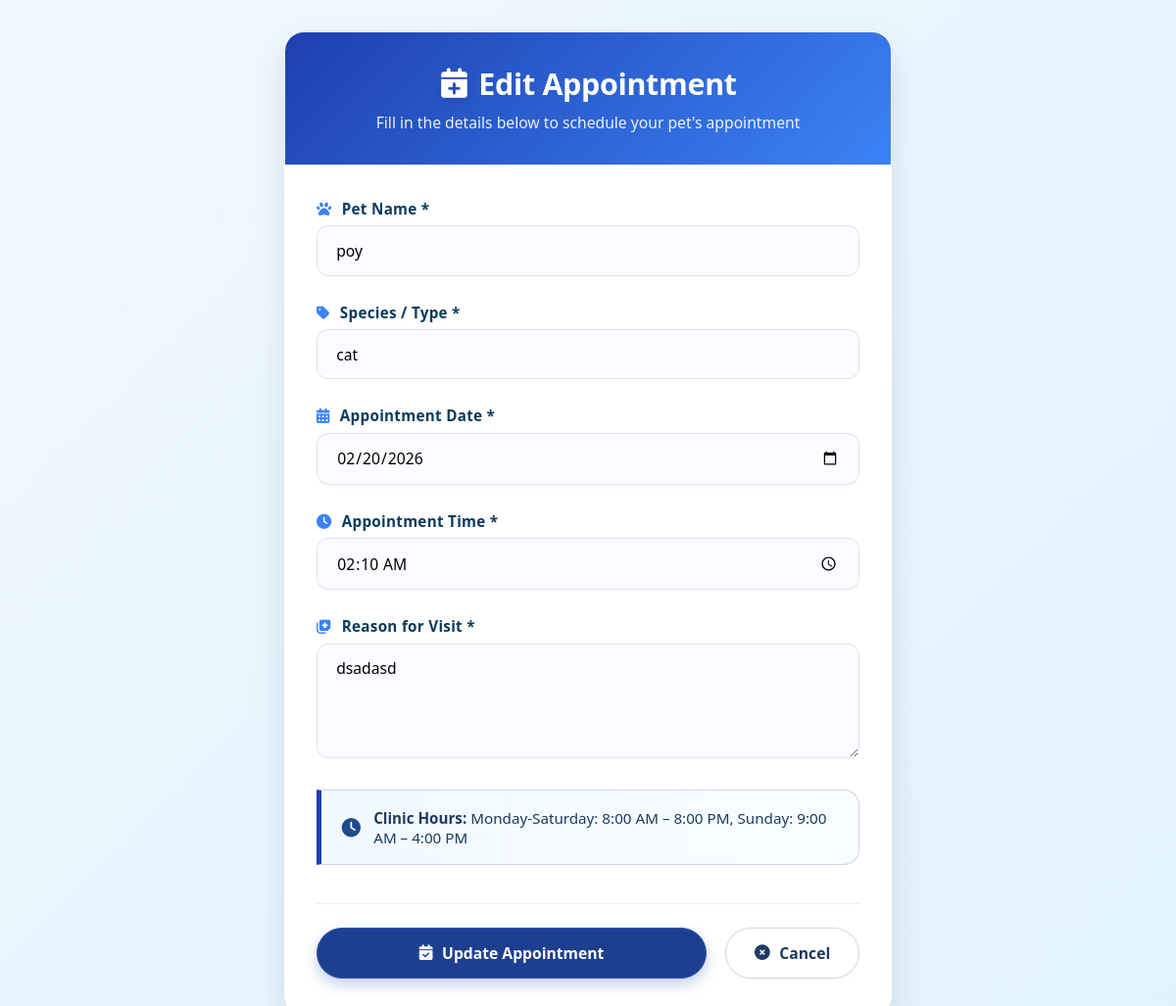
The app's page /appointments/7/edit/ (signed in) with its own data.
### appointments/models.py (models this page shows, shortened)
class Appointment(models.Model):
    STATUS_CHOICES = [
        ('pending', 'Pending'),
        ('approved', 'Approved'),
        ('rejected', 'Rejected'),
        ('completed', 'Completed'),
        ('cancelled', 'Cancelled'),
    ]
    user = models.ForeignKey(User, on_delete=models.CASCADE)
    pet_name = models.CharField(max_length=100)
    species = models.CharField(max_length=100)
    appointment_date = models.DateField()
    appointment_time = models.TimeField()
    reason = models.TextField()
    status = models.CharField(max_length=20, choices=STATUS_CHOICES, default='pending')
    created_at = models.DateTimeField(auto_now_add=True)
    updated_at = models.DateTimeField(auto_now=True)
    notes = models.TextField(blank=True, null=True)  # For admin notes
    class Meta:
        ordering = ['-appointment_date', '-appointment_time']

### appointments/views.py (the view)
# urls.py: path('appointments/<int:pk>/edit/', views.edit_appointment, name='edit_appointment'),
@login_required
def edit_appointment(request, pk):
    appointment = get_object_or_404(Appointment, pk=pk, user=request.user)
    if request.method == "POST":
        form = AppointmentForm(request.POST, instance=appointment)
        if form.is_valid():
            form.save()
            messages.success(request, "Appointment updated successfully!")
            return redirect('dashboard')
    else:
        form = AppointmentForm(instance=appointment)
    return render(request, 'appointments/appointment_form.html',
                  {'form': form, 'appointment': appointment})

### appointments/forms.py
class AppointmentForm(forms.ModelForm):
    class Meta:
        model = Appointment
        fields = ['pet_name', 'species', 'appointment_date', 'appointment_time', 'reason']
        widgets = {
            'appointment_date': forms.DateInput(attrs={'type': 'date'}),
            'appointment_time': forms.TimeInput(attrs={'type': 'time'}),
            'reason': forms.Textarea(attrs={'rows': 4}),
        }

### appointments/templates/appointments/appointment_form.html (shortened to what this page needs)
<!DOCTYPE html>
<html lang="en">
<head>
    <link rel="stylesheet" href="https://cdnjs.cloudflare.com/ajax/libs/font-awesome/6.4.0/css/all.min.css">
</head>
<body>
    <div class="form-container">
        <div class="form-header">
            <h1>
                <i class="fas fa-calendar-plus" style="filter: drop-shadow(0 2px 4px rgba(0,0,0,0.1));"></i>
                {% if appointment and appointment.id %}Edit Appointment{% else %}Book New Appointment{% endif %}
            </h1>
            <p>Fill in the details below to schedule your pet's appointment</p>
        </div>
        <div class="form-body">
            <form method="POST">
                <div class="form-group">
                    <label class="form-label"><i class="fas fa-paw" style="margin-right: 6px; color: #3b82f6;"></i> Pet Name *</label>
                    {{ form.pet_name }}
                </div>
                <div class="form-group">
                    <label class="form-label"><i class="fas fa-tag" style="margin-right: 6px; color: #3b82f6;"></i> Species / Type *</label>
                    {{ form.species }}
                </div>
                <div class="form-group">
                    <label class="form-label"><i class="fas fa-calendar-alt" style="margin-right: 6px; color: #3b82f6;"></i> Appointment Date *</label>
                    {{ form.appointment_date }}
                </div>
                <div class="form-group">
                    <label class="form-label"><i class="fas fa-clock" style="margin-right: 6px; color: #3b82f6;"></i> Appointment Time *</label>
                    {{ form.appointment_time }}
                </div>
                <div class="form-group">
                    <label class="form-label"><i class="fas fa-notes-medical" style="margin-right: 6px; color: #3b82f6;"></i> Reason for Visit *</label>
                    {{ form.reason }}
                </div>
                <div class="form-note">
                    <i class="fas fa-clock"></i>
                    <span><strong>Clinic Hours:</strong> Monday-Saturday: 8:00 AM – 8:00 PM, Sunday: 9:00 AM – 4:00 PM</span>
                </div>
                <div class="form-actions">
                    <button type="submit" class="btn btn-primary">
                        <i class="fas fa-calendar-check"></i> {% if appointment and appointment.id %}Update Appointment{% else %}Schedule Appointment{% endif %}
                    </button>
                    <a href="{% url 'dashboard' %}" class="btn btn-secondary">
                        <i class="fas fa-times-circle"></i> Cancel
                    </a>
                </div>
            </form>
        </div>
    </div>
</body>
</html>

### appointments/templates/appointments/appointment_form.html (style rules this page uses)
* { margin: 0; padding: 0; box-sizing: border-box; font-family: 'Segoe UI', Tahoma, Geneva, Verdana, sans-serif; }
body { background: linear-gradient(135deg, #f0f9ff 0%, #e0f2fe 100%); min-height: 100vh; display: flex; justify-content: center; align-items: center; padding: 2rem; }
.form-container { background: white; border-radius: 20px; box-shadow: 0 15px 35px rgba(0, 0, 0, 0.1); width: 100%; max-width: 620px; overflow: hidden; border: 1px solid rgba(255, 255, 255, 0.5); }
.form-header { background: linear-gradient(135deg, #1e40af 0%, #3b82f6 100%); color: white; padding: 2rem 1.8rem; text-align: center; border-bottom: none; }
.form-header h1 { font-size: 1.9rem; margin-bottom: 0.5rem; display: flex; align-items: center; justify-content: center; gap: 10px; font-weight: 600; letter-spacing: -0.01em; }
.form-header p { opacity: 0.9; font-size: 0.98rem; font-weight: 400; }
.form-body { padding: 2.2rem 2rem; }
.form-group { margin-bottom: 1.7rem; }
.form-label { display: block; margin-bottom: 0.45rem; font-weight: 600; color: #0b3b5c; font-size: 0.95rem; letter-spacing: 0.3px; }
.form-note { background: #ecf7fe; border-left: 5px solid #1e40af; padding: 1.1rem 1.3rem; margin-bottom: 1.8rem; border-radius: 0 16px 16px 0; font-size: 0.95rem; color: #1e3a5f; border-top: 1px solid #cbd5e1; border-right: 1px solid #cbd5e1; border-bottom: 1px solid #cbd5e1; font-weight: 450; display: flex; gap: 0.7rem; align-items: center; background: linear-gradient(to right, #f0f9ff, #f9fcff); }
.form-note i { color: #1e4a8b; font-size: 1.2rem; }
.form-actions { display: flex; gap: 1.2rem; margin-top: 2.4rem; padding-top: 1.5rem; border-top: 1.5px solid #e9edf2; }
.btn { padding: 0.9rem 1.8rem; border-radius: 40px; font-weight: 600; font-size: 0.98rem; cursor: pointer; transition: 0.2s; border: none; text-decoration: none; display: inline-flex; align-items: center; justify-content: center; gap: 0.6rem; border: 1.5px solid transparent; }
.btn-primary { background: #1e3f8f; color: white; flex: 1; box-shadow: 0 6px 14px rgba(30, 64, 175, 0.25); border: 1.5px solid #2854b3; }
.btn-secondary { background: white; color: #1e3a5f; border: 1.5px solid #cbd5e1; box-shadow: 0 2px 6px rgba(0,0,0,0.02); }
input:not([type="submit"]):not([type="button"]):not([type="checkbox"]):not([type="radio"]), select, textarea { width: 100%; padding: 0.85rem 1.2rem; border: 1.8px solid #dde2e8; border-radius: 12px; font-size: 0.98rem; background-color: #fafcff; transition: border 0.2s, box-shadow 0.2s; }
#id_pet_name, #id_species, #id_appointment_date, #id_appointment_time, #id_reason { width: 100%; padding: 0.85rem 1.2rem; border: 1.8px solid #dde2e8; border-radius: 12px; }
.fa-clock { margin-right: 2px; }

### records on screen
Appointment: pet_name "poy", species "cat", appointment_date "02/20/2026", appointment_time "02:10:00", reason "dsadasd"
